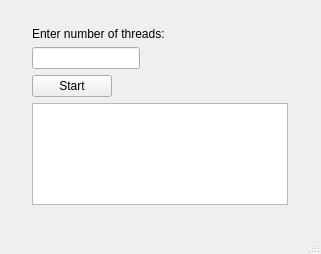
<?xml version="1.0" encoding="UTF-8"?>
<ui version="4.0">
 <class>MainWindow</class>
 <widget class="QMainWindow" name="MainWindow">
  <property name="geometry">
   <rect>
    <x>0</x>
    <y>0</y>
    <width>321</width>
    <height>254</height>
   </rect>
  </property>
  <property name="windowTitle">
   <string>MainWindow</string>
  </property>
  <widget class="QWidget" name="centralwidget">
   <layout class="QVBoxLayout" name="verticalLayout">
    <item alignment="Qt::AlignHCenter|Qt::AlignVCenter">
     <widget class="QWidget" name="centering" native="true">
      <layout class="QVBoxLayout" name="verticalLayout_2">
       <item>
        <widget class="QWidget" name="widget" native="true">
         <layout class="QFormLayout" name="formLayout">
          <item row="1" column="0">
           <widget class="QLineEdit" name="lineEdit"/>
          </item>
          <item row="3" column="0">
           <widget class="QPushButton" name="pushButton">
            <property name="text">
             <string>Start</string>
            </property>
           </widget>
          </item>
          <item row="4" column="0">
           <widget class="QTextEdit" name="textEdit"/>
          </item>
          <item row="0" column="0">
           <widget class="QLabel" name="label">
            <property name="text">
             <string>Enter number of threads:</string>
            </property>
           </widget>
          </item>
         </layout>
        </widget>
       </item>
      </layout>
     </widget>
    </item>
   </layout>
  </widget>
  <widget class="QMenuBar" name="menubar">
   <property name="geometry">
    <rect>
     <x>0</x>
     <y>0</y>
     <width>321</width>
     <height>23</height>
    </rect>
   </property>
  </widget>
  <widget class="QStatusBar" name="statusbar"/>
 </widget>
 <resources/>
 <connections/>
</ui>
